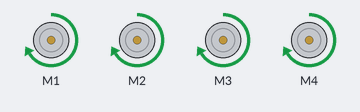
This sketch was run on a simulated Arduino Uno, built with avr-gcc and run on an emulated ATmega328P. On the bench: 4 × DC motor (green arrow = forward, orange = backward, longer = faster).

Above: at 2.0 s.
At 5.0 s:
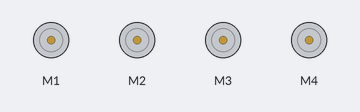
Timing chart, 0 to 7.8 s (numbered marks = the images above):
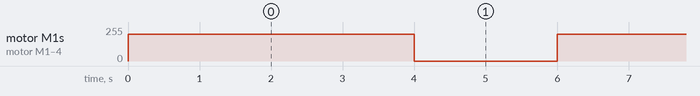

The sketch:

4_motors.ino
```cpp
#include <AFMotor.h>

AF_DCMotor motor1(1);
AF_DCMotor motor2(2);
AF_DCMotor motor3(3);
AF_DCMotor motor4(4);

void setup()
{
  //Set initial speed of the motor & stop
  motor1.setSpeed(200);
  motor1.run(RELEASE);
   motor2.setSpeed(200);
  motor2.run(RELEASE);
   motor3.setSpeed(200);
  motor3.run(RELEASE);
   motor4.setSpeed(200);
  motor4.run(RELEASE);
}

void loop()
{
 motor1.run(FORWARD);
 motor2.run(FORWARD);
 motor3.run(FORWARD);
 motor4.run(FORWARD);
 delay(4000);

 motor1.run(RELEASE);
 motor2.run(RELEASE);
 motor3.run(RELEASE);
 motor4.run(RELEASE);
 delay(2000);
}
```

Measured:
- by itself, motor M1–4: alternates forward 200/255 for 4.0 s and stopped for 2.0 s
